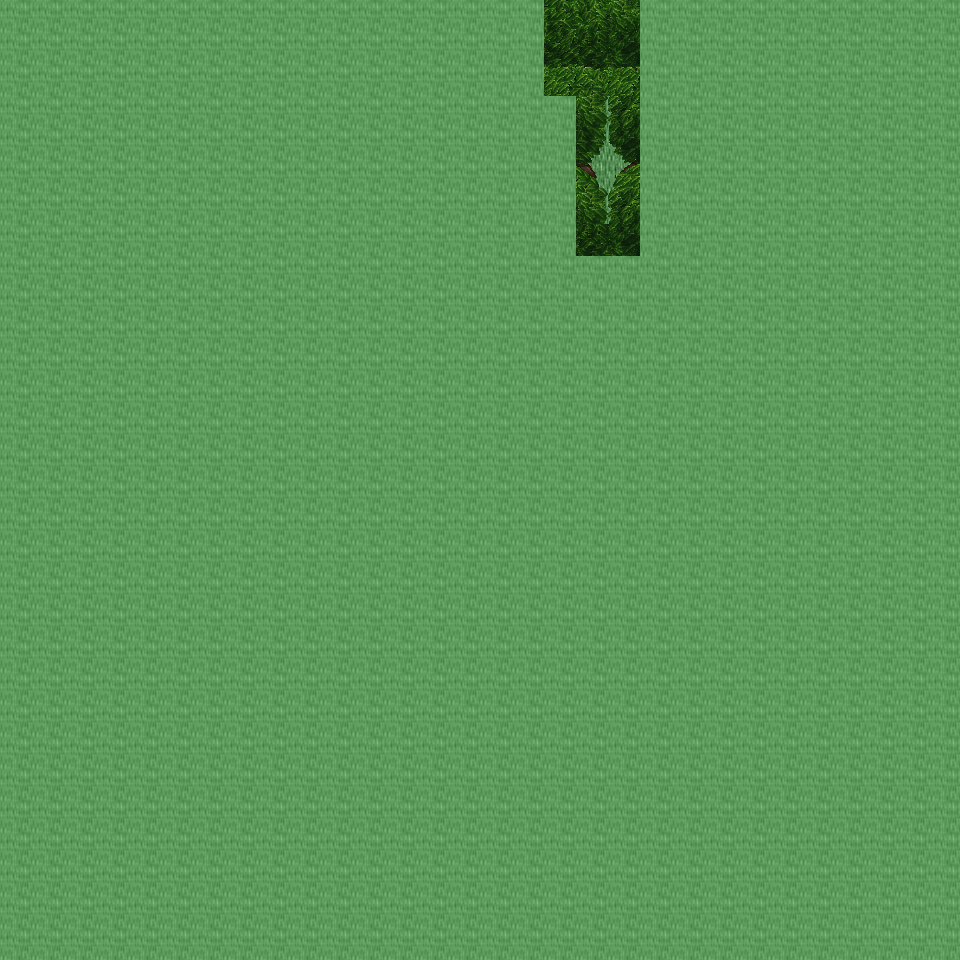

This is a level from a 2D game, rendered from its Tiled map with the project's own tilesets. A one-line summary and the map file follow, with tile-layer data summarised:
An orthogonal 30x30 tile map with 32x32 px tiles, 6 tile layers (Ground, Object, Object2, Above, ...), 16 tilesets and 1 object (mapchange).

<map version="1.0" orientation="orthogonal" renderorder="right-down" width="30" height="30" tilewidth="32" tileheight="32" nextobjectid="2">
  <tileset firstgid="1" name="tileset_ground_ground" tilewidth="32" tileheight="32" tilecount="33" columns="3">
    <image source="../drawable/tileset_ground_ground.png" width="96" height="352" />
  </tileset>
  <tileset firstgid="34" name="tileset_ground_water_pool" tilewidth="32" tileheight="32" tilecount="72" columns="3">
    <image source="../drawable/tileset_ground_water_pool.png" width="96" height="768" />
  </tileset>
  <tileset firstgid="106" name="tileset_ground_ridge_earth_dark" tilewidth="32" tileheight="32" tilecount="96" columns="12">
    <image source="../drawable/tileset_ground_ridge_earth_dark.png" width="384" height="256" />
  </tileset>
  <tileset firstgid="202" name="tileset_ground_grass_edges" tilewidth="32" tileheight="32" tilecount="36" columns="12">
    <image source="../drawable/tileset_ground_grass_edges.png" width="384" height="96" />
  </tileset>
  <tileset firstgid="238" name="tileset_ground_earth_edges" tilewidth="32" tileheight="32" tilecount="18" columns="6">
    <image source="../drawable/tileset_ground_earth_edges.png" width="192" height="96" />
  </tileset>
  <tileset firstgid="256" name="tileset_ground_grass_corners" tilewidth="32" tileheight="32" tilecount="24" columns="6">
    <image source="../drawable/tileset_ground_grass_corners.png" width="192" height="128" />
  </tileset>
  <tileset firstgid="280" name="tileset_plant_flower_daisy_blue" tilewidth="32" tileheight="32" tilecount="8" columns="2">
    <image source="../drawable/tileset_plant_flower_daisy_blue.png" width="64" height="128" />
  </tileset>
  <tileset firstgid="288" name="tileset_plant_flower_daisy_yellow" tilewidth="32" tileheight="32" tilecount="8" columns="2">
    <image source="../drawable/tileset_plant_flower_daisy_yellow.png" width="64" height="128" />
  </tileset>
  <tileset firstgid="296" name="tileset_plant_bush_bushes" tilewidth="32" tileheight="32" tilecount="10" columns="5">
    <image source="../drawable/tileset_plant_bush_bushes.png" width="160" height="64" />
  </tileset>
  <tileset firstgid="306" name="tileset_plant_flower_daisy_red" tilewidth="32" tileheight="32" tilecount="8" columns="2">
    <image source="../drawable/tileset_plant_flower_daisy_red.png" width="64" height="128" />
  </tileset>
  <tileset firstgid="314" name="tileset_plant_flower_daisy_white" tilewidth="32" tileheight="32" tilecount="8" columns="2">
    <image source="../drawable/tileset_plant_flower_daisy_white.png" width="64" height="128" />
  </tileset>
  <tileset firstgid="322" name="tileset_logic_collision" tilewidth="32" tileheight="32" tilecount="1" columns="1">
    <image source="../drawable/tileset_logic_collision.png" width="32" height="32" />
  </tileset>
  <tileset firstgid="323" name="tileset_plant_tree_tree_green" tilewidth="32" tileheight="32" tilecount="88" columns="8">
    <image source="../drawable/tileset_plant_tree_tree_green.png" width="256" height="352" />
  </tileset>
  <tileset firstgid="411" name="tileset_building_castle" tilewidth="32" tileheight="32" tilecount="320" columns="20">
    <image source="../drawable/tileset_building_castle.png" width="640" height="512" />
  </tileset>
  <tileset firstgid="731" name="tileset_object_tent" tilewidth="32" tileheight="32" tilecount="9" columns="3">
    <image source="../drawable/tileset_object_tent.png" width="96" height="96" />
  </tileset>
  <tileset firstgid="740" name="tileset_ground_green_paving" tilewidth="32" tileheight="32" tilecount="18" columns="3">
    <image source="../drawable/tileset_ground_green_paving.png" width="96" height="192" />
  </tileset>
  <layer name="Ground" width="30" height="30">
    <data>[900 cells, 240 non-empty, 1 distinct tile ids]</data>
  </layer>
  <layer name="Object" width="30" height="30">
    <data>[900 cells, 2 non-empty, 2 distinct tile ids]</data>
  </layer>
  <layer name="Object2" width="30" height="30">
    <data>[900 cells, 0 non-empty, 0 distinct tile ids]</data>
  </layer>
  <layer name="Above" width="30" height="30">
    <data>[900 cells, 240 non-empty, 17 distinct tile ids]</data>
  </layer>
  <layer name="Above2" width="30" height="30">
    <data>[900 cells, 0 non-empty, 0 distinct tile ids]</data>
  </layer>
  <layer name="Walkable" width="30" height="30">
    <data>[900 cells, 881 non-empty, 1 distinct tile ids]</data>
  </layer>
  <objectgroup name="MapEvents">
    <object id="1" name="north" type="mapchange" x="544" y="0" width="96" height="32">
      <properties>
        <property name="map" value="0_deniran_forest_n2_w_x0_y3" />
        <property name="place" value="south" />
      </properties>
    </object>
  </objectgroup>
</map>
